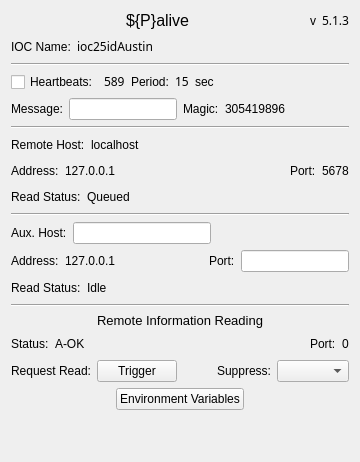
<?xml version="1.0" encoding="UTF-8"?>
<ui version="4.0">
 <class>Form</class>
 <widget class="QWidget" name="Form">
  <property name="geometry">
   <rect>
    <x>0</x>
    <y>0</y>
    <width>360</width>
    <height>462</height>
   </rect>
  </property>
  <property name="windowTitle">
   <string>Alive Record</string>
  </property>
  <layout class="QVBoxLayout" name="verticalLayout">
   <item>
    <layout class="QHBoxLayout" name="horizontalLayout">
     <item>
      <spacer name="horizontalSpacer">
       <property name="orientation">
        <enum>Qt::Horizontal</enum>
       </property>
       <property name="sizeHint" stdset="0">
        <size>
         <width>40</width>
         <height>20</height>
        </size>
       </property>
      </spacer>
     </item>
     <item>
      <widget class="PyDMLabel" name="PyDMLabel">
       <property name="sizePolicy">
        <sizepolicy hsizetype="Preferred" vsizetype="Fixed">
         <horstretch>0</horstretch>
         <verstretch>0</verstretch>
        </sizepolicy>
       </property>
       <property name="font">
        <font>
         <pointsize>12</pointsize>
        </font>
       </property>
       <property name="toolTip">
        <string/>
       </property>
       <property name="styleSheet">
        <string notr="true"/>
       </property>
       <property name="text">
        <string>${P}alive</string>
       </property>
      </widget>
     </item>
     <item>
      <spacer name="horizontalSpacer_2">
       <property name="orientation">
        <enum>Qt::Horizontal</enum>
       </property>
       <property name="sizeHint" stdset="0">
        <size>
         <width>40</width>
         <height>20</height>
        </size>
       </property>
      </spacer>
     </item>
     <item>
      <widget class="QLabel" name="label">
       <property name="sizePolicy">
        <sizepolicy hsizetype="Preferred" vsizetype="Fixed">
         <horstretch>0</horstretch>
         <verstretch>0</verstretch>
        </sizepolicy>
       </property>
       <property name="text">
        <string>v</string>
       </property>
       <property name="alignment">
        <set>Qt::AlignRight|Qt::AlignTrailing|Qt::AlignVCenter</set>
       </property>
      </widget>
     </item>
     <item>
      <widget class="PyDMLabel" name="PyDMLabel_2">
       <property name="sizePolicy">
        <sizepolicy hsizetype="Preferred" vsizetype="Fixed">
         <horstretch>0</horstretch>
         <verstretch>0</verstretch>
        </sizepolicy>
       </property>
       <property name="font">
        <font>
         <family>Sans Serif</family>
         <pointsize>9</pointsize>
        </font>
       </property>
       <property name="toolTip">
        <string/>
       </property>
       <property name="autoFillBackground">
        <bool>false</bool>
       </property>
       <property name="styleSheet">
        <string notr="true"/>
       </property>
       <property name="text">
        <string>5.1.3</string>
       </property>
       <property name="channel" stdset="0">
        <string>ca://${P}alive.VER</string>
       </property>
      </widget>
     </item>
    </layout>
   </item>
   <item>
    <layout class="QHBoxLayout" name="horizontalLayout_3">
     <item>
      <widget class="QLabel" name="label_2">
       <property name="font">
        <font>
         <pointsize>9</pointsize>
        </font>
       </property>
       <property name="text">
        <string>IOC Name:</string>
       </property>
      </widget>
     </item>
     <item>
      <widget class="PyDMLabel" name="PyDMLabel_3">
       <property name="sizePolicy">
        <sizepolicy hsizetype="Preferred" vsizetype="Fixed">
         <horstretch>0</horstretch>
         <verstretch>0</verstretch>
        </sizepolicy>
       </property>
       <property name="font">
        <font>
         <family>Sans Serif</family>
         <pointsize>9</pointsize>
        </font>
       </property>
       <property name="toolTip">
        <string/>
       </property>
       <property name="styleSheet">
        <string notr="true"/>
       </property>
       <property name="text">
        <string>ioc25idAustin</string>
       </property>
       <property name="channel" stdset="0">
        <string>ca://${P}alive.IOCNM</string>
       </property>
      </widget>
     </item>
     <item>
      <spacer name="horizontalSpacer_3">
       <property name="orientation">
        <enum>Qt::Horizontal</enum>
       </property>
       <property name="sizeHint" stdset="0">
        <size>
         <width>40</width>
         <height>20</height>
        </size>
       </property>
      </spacer>
     </item>
    </layout>
   </item>
   <item>
    <widget class="Line" name="line">
     <property name="orientation">
      <enum>Qt::Horizontal</enum>
     </property>
    </widget>
   </item>
   <item>
    <layout class="QHBoxLayout" name="horizontalLayout_4">
     <item>
      <widget class="PyDMCheckbox" name="PyDMCheckbox">
       <property name="font">
        <font>
         <pointsize>9</pointsize>
        </font>
       </property>
       <property name="toolTip">
        <string/>
       </property>
       <property name="text">
        <string>Heartbeats:</string>
       </property>
       <property name="channel" stdset="0">
        <string>ca://${P}alive.HRTBT</string>
       </property>
      </widget>
     </item>
     <item>
      <widget class="PyDMLabel" name="PyDMLabel_4">
       <property name="sizePolicy">
        <sizepolicy hsizetype="Preferred" vsizetype="Fixed">
         <horstretch>0</horstretch>
         <verstretch>0</verstretch>
        </sizepolicy>
       </property>
       <property name="font">
        <font>
         <family>Sans Serif</family>
        </font>
       </property>
       <property name="toolTip">
        <string/>
       </property>
       <property name="styleSheet">
        <string notr="true"/>
       </property>
       <property name="text">
        <string>589</string>
       </property>
       <property name="channel" stdset="0">
        <string>ca://${P}alive.VAL</string>
       </property>
      </widget>
     </item>
     <item>
      <widget class="QLabel" name="label_4">
       <property name="sizePolicy">
        <sizepolicy hsizetype="Preferred" vsizetype="Fixed">
         <horstretch>0</horstretch>
         <verstretch>0</verstretch>
        </sizepolicy>
       </property>
       <property name="text">
        <string>Period:</string>
       </property>
      </widget>
     </item>
     <item>
      <widget class="PyDMLabel" name="PyDMLabel_5">
       <property name="sizePolicy">
        <sizepolicy hsizetype="Preferred" vsizetype="Fixed">
         <horstretch>0</horstretch>
         <verstretch>0</verstretch>
        </sizepolicy>
       </property>
       <property name="font">
        <font>
         <family>Sans Serif</family>
        </font>
       </property>
       <property name="toolTip">
        <string/>
       </property>
       <property name="styleSheet">
        <string notr="true"/>
       </property>
       <property name="text">
        <string>15</string>
       </property>
       <property name="channel" stdset="0">
        <string>ca://${P}alive.HPRD</string>
       </property>
      </widget>
     </item>
     <item>
      <widget class="QLabel" name="label_5">
       <property name="sizePolicy">
        <sizepolicy hsizetype="Preferred" vsizetype="Fixed">
         <horstretch>0</horstretch>
         <verstretch>0</verstretch>
        </sizepolicy>
       </property>
       <property name="text">
        <string>sec</string>
       </property>
      </widget>
     </item>
     <item>
      <spacer name="horizontalSpacer_4">
       <property name="orientation">
        <enum>Qt::Horizontal</enum>
       </property>
       <property name="sizeHint" stdset="0">
        <size>
         <width>40</width>
         <height>20</height>
        </size>
       </property>
      </spacer>
     </item>
    </layout>
   </item>
   <item>
    <layout class="QHBoxLayout" name="horizontalLayout_6">
     <item>
      <widget class="QLabel" name="label_7">
       <property name="sizePolicy">
        <sizepolicy hsizetype="Preferred" vsizetype="Fixed">
         <horstretch>0</horstretch>
         <verstretch>0</verstretch>
        </sizepolicy>
       </property>
       <property name="text">
        <string>Message:</string>
       </property>
      </widget>
     </item>
     <item>
      <widget class="PyDMLineEdit" name="PyDMLineEdit">
       <property name="toolTip">
        <string/>
       </property>
       <property name="channel" stdset="0">
        <string>ca://${P}alive.MSG</string>
       </property>
      </widget>
     </item>
     <item>
      <widget class="QLabel" name="label_6">
       <property name="sizePolicy">
        <sizepolicy hsizetype="Preferred" vsizetype="Fixed">
         <horstretch>0</horstretch>
         <verstretch>0</verstretch>
        </sizepolicy>
       </property>
       <property name="text">
        <string>Magic:</string>
       </property>
      </widget>
     </item>
     <item>
      <widget class="PyDMLabel" name="PyDMLabel_6">
       <property name="sizePolicy">
        <sizepolicy hsizetype="Preferred" vsizetype="Fixed">
         <horstretch>0</horstretch>
         <verstretch>0</verstretch>
        </sizepolicy>
       </property>
       <property name="toolTip">
        <string/>
       </property>
       <property name="text">
        <string>305419896</string>
       </property>
       <property name="channel" stdset="0">
        <string>ca://${P}alive.HMAG</string>
       </property>
      </widget>
     </item>
     <item>
      <spacer name="horizontalSpacer_12">
       <property name="orientation">
        <enum>Qt::Horizontal</enum>
       </property>
       <property name="sizeHint" stdset="0">
        <size>
         <width>40</width>
         <height>20</height>
        </size>
       </property>
      </spacer>
     </item>
    </layout>
   </item>
   <item>
    <widget class="Line" name="line_2">
     <property name="orientation">
      <enum>Qt::Horizontal</enum>
     </property>
    </widget>
   </item>
   <item>
    <layout class="QHBoxLayout" name="horizontalLayout_7">
     <item>
      <widget class="QLabel" name="label_8">
       <property name="sizePolicy">
        <sizepolicy hsizetype="Preferred" vsizetype="Fixed">
         <horstretch>0</horstretch>
         <verstretch>0</verstretch>
        </sizepolicy>
       </property>
       <property name="text">
        <string>Remote Host:</string>
       </property>
      </widget>
     </item>
     <item>
      <widget class="PyDMLabel" name="PyDMLabel_7">
       <property name="sizePolicy">
        <sizepolicy hsizetype="Expanding" vsizetype="Fixed">
         <horstretch>0</horstretch>
         <verstretch>0</verstretch>
        </sizepolicy>
       </property>
       <property name="toolTip">
        <string/>
       </property>
       <property name="text">
        <string>localhost</string>
       </property>
       <property name="channel" stdset="0">
        <string>ca://${P}alive.RHOST</string>
       </property>
      </widget>
     </item>
     <item>
      <spacer name="horizontalSpacer_13">
       <property name="orientation">
        <enum>Qt::Horizontal</enum>
       </property>
       <property name="sizeHint" stdset="0">
        <size>
         <width>40</width>
         <height>20</height>
        </size>
       </property>
      </spacer>
     </item>
    </layout>
   </item>
   <item>
    <layout class="QHBoxLayout" name="horizontalLayout_8">
     <item>
      <widget class="QLabel" name="label_10">
       <property name="text">
        <string>Address:</string>
       </property>
      </widget>
     </item>
     <item>
      <widget class="PyDMLabel" name="PyDMLabel_8">
       <property name="toolTip">
        <string/>
       </property>
       <property name="text">
        <string>127.0.0.1</string>
       </property>
       <property name="channel" stdset="0">
        <string>ca://${P}alive.RADDR</string>
       </property>
      </widget>
     </item>
     <item>
      <spacer name="horizontalSpacer_6">
       <property name="orientation">
        <enum>Qt::Horizontal</enum>
       </property>
       <property name="sizeHint" stdset="0">
        <size>
         <width>40</width>
         <height>20</height>
        </size>
       </property>
      </spacer>
     </item>
     <item>
      <widget class="QLabel" name="label_9">
       <property name="text">
        <string>Port:</string>
       </property>
      </widget>
     </item>
     <item>
      <widget class="PyDMLabel" name="PyDMLabel_9">
       <property name="toolTip">
        <string/>
       </property>
       <property name="text">
        <string>5678</string>
       </property>
       <property name="channel" stdset="0">
        <string>ca://${P}alive.RPORT</string>
       </property>
      </widget>
     </item>
    </layout>
   </item>
   <item>
    <layout class="QHBoxLayout" name="horizontalLayout_5">
     <property name="topMargin">
      <number>0</number>
     </property>
     <item>
      <widget class="QLabel" name="label_12">
       <property name="text">
        <string>Read Status:</string>
       </property>
      </widget>
     </item>
     <item>
      <widget class="PyDMLabel" name="PyDMLabel_14">
       <property name="toolTip">
        <string/>
       </property>
       <property name="text">
        <string>Queued</string>
       </property>
       <property name="PyDMToolTip" stdset="0">
        <string>Whether the remote host has been told to re-read environmental variables from the IOC.</string>
       </property>
       <property name="channel" stdset="0">
        <string>ca://${P}alive.RRSTS</string>
       </property>
      </widget>
     </item>
     <item>
      <spacer name="horizontalSpacer_15">
       <property name="orientation">
        <enum>Qt::Horizontal</enum>
       </property>
       <property name="sizeHint" stdset="0">
        <size>
         <width>40</width>
         <height>20</height>
        </size>
       </property>
      </spacer>
     </item>
    </layout>
   </item>
   <item>
    <widget class="Line" name="line_3">
     <property name="orientation">
      <enum>Qt::Horizontal</enum>
     </property>
    </widget>
   </item>
   <item>
    <layout class="QHBoxLayout" name="horizontalLayout_9">
     <item>
      <widget class="QLabel" name="label_11">
       <property name="sizePolicy">
        <sizepolicy hsizetype="Preferred" vsizetype="Fixed">
         <horstretch>0</horstretch>
         <verstretch>0</verstretch>
        </sizepolicy>
       </property>
       <property name="text">
        <string>Aux. Host:</string>
       </property>
      </widget>
     </item>
     <item>
      <widget class="PyDMLineEdit" name="PyDMLineEdit_2">
       <property name="toolTip">
        <string/>
       </property>
       <property name="channel" stdset="0">
        <string>ca://${P}alive.AHOST</string>
       </property>
      </widget>
     </item>
     <item>
      <spacer name="horizontalSpacer_5">
       <property name="orientation">
        <enum>Qt::Horizontal</enum>
       </property>
       <property name="sizeHint" stdset="0">
        <size>
         <width>40</width>
         <height>20</height>
        </size>
       </property>
      </spacer>
     </item>
    </layout>
   </item>
   <item>
    <layout class="QHBoxLayout" name="horizontalLayout_11">
     <item>
      <widget class="QLabel" name="label_14">
       <property name="text">
        <string>Address:</string>
       </property>
      </widget>
     </item>
     <item>
      <widget class="PyDMLabel" name="PyDMLabel_12">
       <property name="toolTip">
        <string/>
       </property>
       <property name="text">
        <string>127.0.0.1</string>
       </property>
       <property name="channel" stdset="0">
        <string>ca://${P}alive.AADDR</string>
       </property>
      </widget>
     </item>
     <item>
      <spacer name="horizontalSpacer_8">
       <property name="orientation">
        <enum>Qt::Horizontal</enum>
       </property>
       <property name="sizeHint" stdset="0">
        <size>
         <width>40</width>
         <height>20</height>
        </size>
       </property>
      </spacer>
     </item>
     <item>
      <widget class="QLabel" name="label_15">
       <property name="text">
        <string>Port:</string>
       </property>
      </widget>
     </item>
     <item>
      <widget class="PyDMLineEdit" name="PyDMLineEdit_3">
       <property name="toolTip">
        <string/>
       </property>
       <property name="channel" stdset="0">
        <string>ca://${P}alive.APORT</string>
       </property>
       <property name="displayFormat" stdset="0">
        <enum>PyDMLineEdit::Default</enum>
       </property>
      </widget>
     </item>
    </layout>
   </item>
   <item>
    <layout class="QHBoxLayout" name="horizontalLayout_2">
     <property name="topMargin">
      <number>0</number>
     </property>
     <item>
      <widget class="QLabel" name="label_3">
       <property name="text">
        <string>Read Status:</string>
       </property>
      </widget>
     </item>
     <item>
      <widget class="PyDMLabel" name="PyDMLabel_11">
       <property name="toolTip">
        <string/>
       </property>
       <property name="text">
        <string>Idle</string>
       </property>
       <property name="PyDMToolTip" stdset="0">
        <string>Whether the auxillary remote host has been told to re-read environmental variables from the IOC.</string>
       </property>
       <property name="channel" stdset="0">
        <string>ca://${P}alive.ARSTS</string>
       </property>
      </widget>
     </item>
     <item>
      <spacer name="horizontalSpacer_14">
       <property name="orientation">
        <enum>Qt::Horizontal</enum>
       </property>
       <property name="sizeHint" stdset="0">
        <size>
         <width>40</width>
         <height>20</height>
        </size>
       </property>
      </spacer>
     </item>
    </layout>
   </item>
   <item>
    <widget class="Line" name="line_4">
     <property name="orientation">
      <enum>Qt::Horizontal</enum>
     </property>
    </widget>
   </item>
   <item>
    <widget class="QLabel" name="label_16">
     <property name="sizePolicy">
      <sizepolicy hsizetype="Expanding" vsizetype="Preferred">
       <horstretch>0</horstretch>
       <verstretch>0</verstretch>
      </sizepolicy>
     </property>
     <property name="font">
      <font>
       <pointsize>10</pointsize>
      </font>
     </property>
     <property name="text">
      <string>Remote Information Reading</string>
     </property>
     <property name="alignment">
      <set>Qt::AlignCenter</set>
     </property>
    </widget>
   </item>
   <item>
    <layout class="QHBoxLayout" name="horizontalLayout_12">
     <item>
      <widget class="QLabel" name="label_17">
       <property name="text">
        <string>Status:</string>
       </property>
      </widget>
     </item>
     <item>
      <widget class="PyDMLabel" name="PyDMLabel_13">
       <property name="toolTip">
        <string/>
       </property>
       <property name="text">
        <string>A-OK</string>
       </property>
       <property name="channel" stdset="0">
        <string>ca://${P}alive.IPSTS</string>
       </property>
      </widget>
     </item>
     <item>
      <spacer name="horizontalSpacer_11">
       <property name="orientation">
        <enum>Qt::Horizontal</enum>
       </property>
       <property name="sizeHint" stdset="0">
        <size>
         <width>40</width>
         <height>20</height>
        </size>
       </property>
      </spacer>
     </item>
     <item>
      <widget class="QLabel" name="label_18">
       <property name="text">
        <string>Port:</string>
       </property>
      </widget>
     </item>
     <item>
      <widget class="PyDMLabel" name="PyDMLabel_10">
       <property name="toolTip">
        <string/>
       </property>
       <property name="text">
        <string>0</string>
       </property>
       <property name="channel" stdset="0">
        <string>ca://${P}alive.IPORT</string>
       </property>
      </widget>
     </item>
    </layout>
   </item>
   <item>
    <layout class="QHBoxLayout" name="horizontalLayout_13">
     <item>
      <widget class="QLabel" name="label_20">
       <property name="text">
        <string>Request Read:</string>
       </property>
      </widget>
     </item>
     <item>
      <widget class="PyDMPushButton" name="PyDMPushButton">
       <property name="toolTip">
        <string/>
       </property>
       <property name="text">
        <string>Trigger</string>
       </property>
       <property name="PyDMToolTip" stdset="0">
        <string>Request the host and/or aux host to update the environmental variables.</string>
       </property>
       <property name="channel" stdset="0">
        <string>ca://${P}alive.ITRIG</string>
       </property>
       <property name="pressValue" stdset="0">
        <string>1</string>
       </property>
      </widget>
     </item>
     <item>
      <spacer name="horizontalSpacer_7">
       <property name="orientation">
        <enum>Qt::Horizontal</enum>
       </property>
       <property name="sizeHint" stdset="0">
        <size>
         <width>40</width>
         <height>20</height>
        </size>
       </property>
      </spacer>
     </item>
     <item>
      <widget class="QLabel" name="label_19">
       <property name="text">
        <string>Suppress:</string>
       </property>
      </widget>
     </item>
     <item>
      <widget class="PyDMEnumComboBox" name="PyDMEnumComboBox_2">
       <property name="toolTip">
        <string/>
       </property>
       <property name="channel" stdset="0">
        <string>ca://${P}alive.ISUP</string>
       </property>
      </widget>
     </item>
    </layout>
   </item>
   <item>
    <layout class="QHBoxLayout" name="horizontalLayout_14">
     <item>
      <spacer name="horizontalSpacer_9">
       <property name="orientation">
        <enum>Qt::Horizontal</enum>
       </property>
       <property name="sizeHint" stdset="0">
        <size>
         <width>40</width>
         <height>20</height>
        </size>
       </property>
      </spacer>
     </item>
     <item>
      <widget class="PyDMRelatedDisplayButton" name="PyDMRelatedDisplayButton">
       <property name="toolTip">
        <string/>
       </property>
       <property name="text">
        <string>Environment Variables</string>
       </property>
       <property name="filenames" stdset="0">
        <stringlist>
         <string>aliveRecordEnvVars.ui</string>
        </stringlist>
       </property>
       <property name="titles" stdset="0">
        <stringlist>
         <string>Environment Variables</string>
        </stringlist>
       </property>
       <property name="showIcon" stdset="0">
        <bool>false</bool>
       </property>
       <property name="macros" stdset="0">
        <stringlist>
         <string>P=${P}</string>
        </stringlist>
       </property>
       <property name="openInNewWindow" stdset="0">
        <bool>true</bool>
       </property>
      </widget>
     </item>
     <item>
      <spacer name="horizontalSpacer_10">
       <property name="orientation">
        <enum>Qt::Horizontal</enum>
       </property>
       <property name="sizeHint" stdset="0">
        <size>
         <width>40</width>
         <height>20</height>
        </size>
       </property>
      </spacer>
     </item>
    </layout>
   </item>
   <item>
    <spacer name="verticalSpacer">
     <property name="orientation">
      <enum>Qt::Vertical</enum>
     </property>
     <property name="sizeHint" stdset="0">
      <size>
       <width>20</width>
       <height>40</height>
      </size>
     </property>
    </spacer>
   </item>
  </layout>
 </widget>
 <customwidgets>
  <customwidget>
   <class>PyDMLabel</class>
   <extends>QLabel</extends>
   <header>pydm.widgets.label</header>
  </customwidget>
  <customwidget>
   <class>PyDMCheckbox</class>
   <extends>QCheckBox</extends>
   <header>pydm.widgets.checkbox</header>
  </customwidget>
  <customwidget>
   <class>PyDMEnumComboBox</class>
   <extends>QComboBox</extends>
   <header>pydm.widgets.enum_combo_box</header>
  </customwidget>
  <customwidget>
   <class>PyDMLineEdit</class>
   <extends>QLineEdit</extends>
   <header>pydm.widgets.line_edit</header>
  </customwidget>
  <customwidget>
   <class>PyDMPushButton</class>
   <extends>QPushButton</extends>
   <header>pydm.widgets.pushbutton</header>
  </customwidget>
  <customwidget>
   <class>PyDMRelatedDisplayButton</class>
   <extends>QPushButton</extends>
   <header>pydm.widgets.related_display_button</header>
  </customwidget>
 </customwidgets>
 <resources/>
 <connections/>
</ui>
